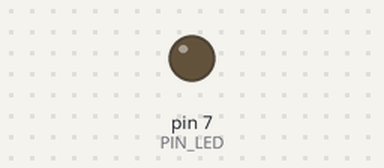
Bench run of a sketch on a simulated Arduino Uno, built with avr-gcc and run on an emulated ATmega328P. Parts: output pins drawn as LEDs (lit = HIGH). Dashed ring = blinking. At 2.0 s the program stops and its outputs stay as they are.

Above: at 0.5 s.
At 1.85 s:
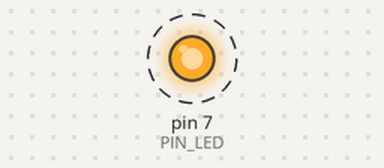
Timing chart, 0 to 3.0 s (numbered marks = the images above):
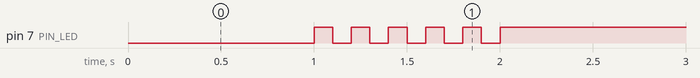

The sketch:

05_practice_2.ino
```cpp
#define PIN_LED 7

void setup() {
  pinMode(PIN_LED, OUTPUT);

}

void loop() {
  // put your main code here, to run repeatedly:
  digitalWrite(PIN_LED, 0);
  delay(1000);
  int count = 0;
  while(count<5) {
    digitalWrite(PIN_LED, 1);
    delay(100);
    digitalWrite(PIN_LED, 0);
    delay(100);
    count = count + 1;
  }
  while(1){
    digitalWrite(PIN_LED, 1);
  }
}
```

Measured:
- by itself, pin 7 (PIN_LED): alternates HIGH for 0.10 s and LOW for 0.10 s, 11 changes in all, then stays HIGH
